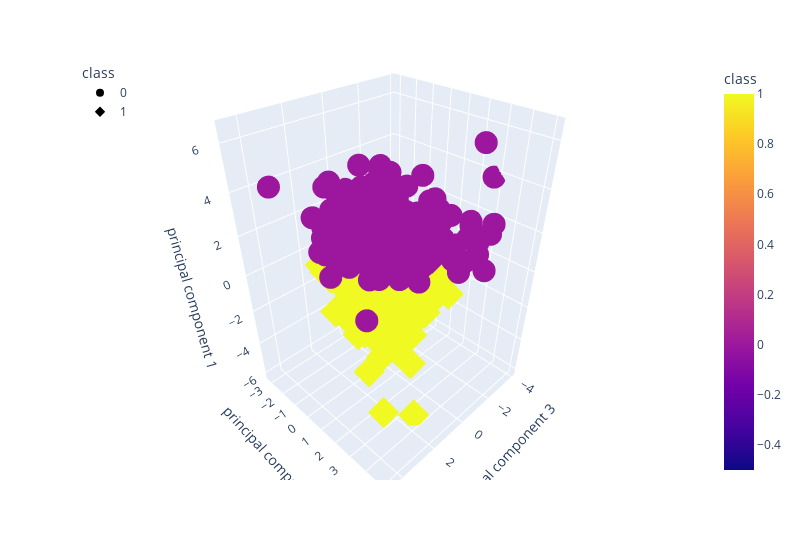

The notebook cell saved with this chart:
### Markdown cell above
### 3D Plots showing 2 Clusters to 7 Clusters through the elbow

### Code cell
# BONUS: plot the 2 principal components
km = KMeans(n_clusters=2, random_state=0)
km.fit(pca_df)
pca_df["class"] = km.labels_

import plotly.express as px
fig = px.scatter_3d(
    pca_df,
    x = "principal component 3",
    y = "principal component 2", 
    z = "principal component 1", 
    color='class', 
    symbol='class',
    width=800,
)

fig.update_layout(legend=dict(x=0, y=1))
fig.show()

### Figure 1 — Plotly figure (JSON) as saved in the notebook; plotly's stock layout.template omitted (floating-point values rounded to 4 significant figures; data arrays with more than 128 entries replaced by an {"elided": "..."} marker saying what was removed)
{"data": [{"hovertemplate": "class=%{marker.color}<br>principal component 3=%{x}<br>principal component 2=%{y}<br>principal component 1=%{z}<extra></extra>", "legendgroup": "0", "marker": {"color": {"elided": "289 int values"}, "coloraxis": "coloraxis", "symbol": "circle"}, "mode": "markers", "name": "0", "scene": "scene", "showlegend": true, "type": "scatter3d", "x": {"elided": "289 float values"}, "y": {"elided": "289 float values"}, "z": {"elided": "289 float values"}}, {"hovertemplate": "class=%{marker.color}<br>principal component 3=%{x}<br>principal component 2=%{y}<br>principal component 1=%{z}<extra></extra>", "legendgroup": "1", "marker": {"color": {"elided": "329 int values"}, "coloraxis": "coloraxis", "symbol": "diamond"}, "mode": "markers", "name": "1", "scene": "scene", "showlegend": true, "type": "scatter3d", "x": {"elided": "329 float values"}, "y": {"elided": "329 float values"}, "z": {"elided": "329 float values"}}], "layout": {"coloraxis": {"colorbar": {"title": {"text": "class"}}, "colorscale": [[0, "#0d0887"], [0.1111, "#46039f"], [0.2222, "#7201a8"], [0.3333, "#9c179e"], [0.4444, "#bd3786"], [0.5556, "#d8576b"], [0.6667, "#ed7953"], [0.7778, "#fb9f3a"], [0.8889, "#fdca26"], [1, "#f0f921"]]}, "legend": {"title": {"text": "class"}, "tracegroupgap": 0, "x": 0, "y": 1}, "margin": {"t": 60}, "scene": {"domain": {"x": [0, 1], "y": [0, 1]}, "xaxis": {"title": {"text": "principal component 3"}}, "yaxis": {"title": {"text": "principal component 2"}}, "zaxis": {"title": {"text": "principal component 1"}}}, "width": 800}}
